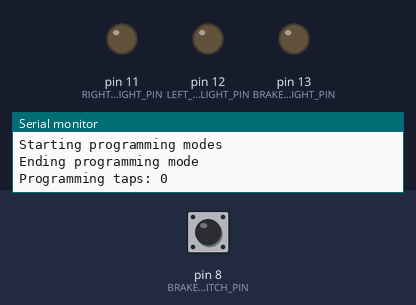
The sketch below on a simulated Arduino Uno, built with avr-gcc and run on an emulated ATmega328P. On the bench: output pins drawn as LEDs (lit = HIGH), the last lines printed to the serial monitor. Inputs (shaded band) come from the test bench; at power-on: pin 8 (BRAKE_SWITCH_PIN) HIGH. Pins used as bus, display or sensor lines are not drawn.

Above: at 5.5 s.
5.6 s: pin 8 (BRAKE_SWITCH_PIN) pulled LOW for 0.15 s
At 7.5 s:
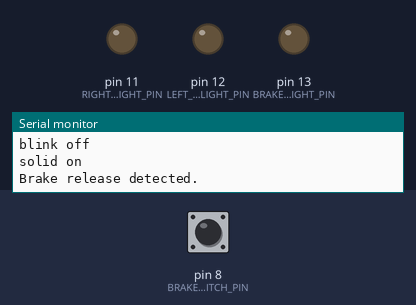
8.6 s: pin 8 (BRAKE_SWITCH_PIN) pulled LOW for 3.2 s
At 10.8 s:
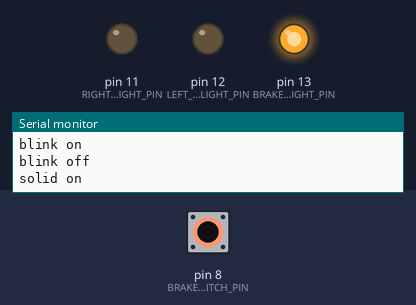
Timing chart, 0 to 13.3 s (numbered marks = the images above; inputs shaded):
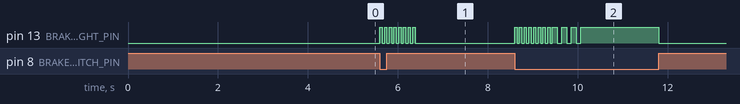

Measured:
- after the input at 5.6 s, pin 13 (BRAKE_LIGHT_PIN): alternates HIGH for 0.05 s and LOW for 0.05 s, 16 changes in all, then stays LOW, starting at once
- after the input at 8.6 s, pin 13 (BRAKE_LIGHT_PIN): goes 8 × (HIGH 0.05 s, LOW 0.05 s), 3 × (HIGH 0.10 s, LOW 0.11 s), HIGH 1.7 s, then LOW, starting at once

The sketch:

marlights_ino.ino
```cpp
// switch pins
#define RIGHT_BLINKER_SWITCH_PIN 3
#define LEFT_BLINKER_SWITCH_PIN 4
#define BRAKE_SWITCH_PIN 8

// light pins
#define BRAKE_LIGHT_PIN 13 // This pin used to turn on brake light
#define POWER_PWM_PIN 5 // PWM for light power source
#define LEFT_BLINKER_LIGHT_PIN 12 // This pin used to turn on brake light
#define RIGHT_BLINKER_LIGHT_PIN 11 // This pin used to turn on brake light

#define MILLIS_MULTIPLIER 7 // Since we changed PWM freq, millis now reports milliseconds *7

#define LOW_PWM 177 // dim value of 50Hz flicker
#define HIGH_PWM 255 // bright value of 50Hz flicker

#define SHORT_DELAY 60
#define LONG_DELAY 120
#define BLINKER_DELAY 400

#define BRAKE_ON 0
#define BRAKE_OFF 1

#define BLINKER_STATUS_OFF 0
#define BLINKER_STATUS_LEFT 1
#define BLINKER_STATUS_RIGHT 2

#define PROGRAMMING_DELAY_MILLISECONDS 5000 // time to wait for programming input


enum VOLTAGE_STATE {
    VOLTAGE_STATE_UNKNOWN,
    VOLTAGE_STATE_TOO_LOW,
    VOLTAGE_STATE_NON_CHARGING,
    VOLTAGE_STATE_CHARGING,
    VOLTAGE_STATE_TOO_HIGH
};

enum LED_COLOR {
    LED_COLOR_OFF,
    LED_COLOR_RED,
    LED_COLOR_GREEN,
    LED_COLOR_ORANGE,
    LED_COLOR_BLUE
};

static VOLTAGE_STATE v_state = VOLTAGE_STATE_UNKNOWN;

void setLed(LED_COLOR ledColor)
{
}

// this is running at 60Hz
ISR(TIMER1_COMPA_vect){  //change the 0 to 1 for timer1 and 2 for timer2
    // used to toggle power to all pins.

    // 0 is off
    static int blinkStatus = BLINKER_STATUS_OFF;
    static unsigned long blinkerStartTime;

    // used to track the blinking voltage light.
    static unsigned char voltage_counter = 0;


    /*--This controls the MOSFET that gives our lights a 60Hz flicker---*/
    static bool isOn = 0;
    if (isOn)
    {
        // Set to low brightness
         analogWrite(POWER_PWM_PIN, LOW_PWM);
         isOn = 0;
    }
   else
   {
     // Set to high brightness
     analogWrite(POWER_PWM_PIN, HIGH_PWM);
     isOn = 1;
   }
    /*-------------------------------------------------------------------*/

#ifdef FEATURE_VOLTAGE_DETECT
    /*----Voltage light blink---*/
    if (v_state == VOLTAGE_STATE_TOO_LOW)
    {
        // voltage low, blink orange
        if (voltage_counter <= 30)
        {
            // turn led on orange
            setLed(LED_COLOR_ORANGE);
        }
        else
        {
            // shut led off
            setLed(LED_COLOR_OFF);
        }

    }
    else if (v_state == VOLTAGE_STATE_TOO_HIGH)
    {
        // voltage low, blink RED
        if (voltage_counter <= 30)
        {
            // turn led on red
            setLed(LED_COLOR_RED);
        }
        else
        {
            // shut led off
            setLed(LED_COLOR_OFF);
        }
    }
    else if (v_state == VOLTAGE_STATE_CHARGING)
    {
        // normal operations solid green light
        setLed(LED_COLOR_GREEN);
    }
    else if (v_state == VOLTAGE_STATE_NON_CHARGING)
    {
        // Probably not charging, orange light
        setLed(LED_COLOR_ORANGE);
    }
    else
    {
        // shouldn't be here.  turn led blue
    }
    if (voltage_counter >= 60)
    {
        // reset the voltage counter.
        voltage_counter = 0;
    }
    /*--------------------------*/
#endif


    /* We're assuming only one blinker will be present at a time.*/
#ifdef BLINKER_SUPPORT
    // handle left blinker stuffs
    if (digitalRead(LEFT_BLINKER_SWITCH_PIN) == LOW)
    {
#ifdef EXTERNAL_FLASHER
#else
        if (blinkStatus == BLINKER_STATUS_OFF)
        {
            // was off, now on, set start time
            blinkerStartTime = millis() / MILLIS_MULTIPLIER;
            digitalWrite(LEFT_BLINKER_LIGHT_PIN, HIGH);
        }
        if (((millis() / MILLIS_MULTIPLIER) - blinkerStartTime) > BLINKER_DELAY)
        {
            // toggle blinker
            digitalWrite(LEFT_BLINKER_LIGHT_PIN, !digitalRead(LEFT_BLINKER_LIGHT_PIN));

            // reset starttime
            blinkerStartTime = millis() / MILLIS_MULTIPLIER;
        }

        blinkStatus = BLINKER_STATUS_LEFT;
#endif
    }
    else if (digitalRead(LEFT_BLINKER_SWITCH_PIN) == HIGH)
    {
#ifdef EXTERNAL_FLASHER
#else
        // if it was on, but isn't, make sure we shut it off
        digitalWrite(LEFT_BLINKER_LIGHT_PIN, LOW);
#endif
    }

    // handle right blinker
    if (digitalRead(RIGHT_BLINKER_SWITCH_PIN) == LOW)
    {
#ifdef EXTERNAL_FLASHER
#else
        if (blinkStatus == BLINKER_STATUS_OFF)
        {
            // was off, now on, set start time
            blinkerStartTime = millis() / MILLIS_MULTIPLIER;
            digitalWrite(RIGHT_BLINKER_LIGHT_PIN, HIGH);
        }
        if (((millis() / MILLIS_MULTIPLIER) - blinkerStartTime) > BLINKER_DELAY)
        {
            // toggle blinker
            digitalWrite(RIGHT_BLINKER_LIGHT_PIN, !digitalRead(RIGHT_BLINKER_LIGHT_PIN));

            // reset starttime
            blinkerStartTime = millis() / MILLIS_MULTIPLIER;
        }

        blinkStatus = BLINKER_STATUS_RIGHT;
#endif
    }
    else if (digitalRead(RIGHT_BLINKER_SWITCH_PIN) == HIGH)
    {
#ifdef EXTERNAL_FLASHER
#else
        // if it was on, but isn't, make sure we shut it off
        digitalWrite(RIGHT_BLINKER_LIGHT_PIN, LOW);
#endif
    }
#endif

    // toggle voltage led blink


}

void setup()
{
  pinMode(POWER_PWM_PIN, OUTPUT);
  pinMode(BRAKE_LIGHT_PIN, OUTPUT);
  pinMode(LEFT_BLINKER_LIGHT_PIN, OUTPUT);
  pinMode(RIGHT_BLINKER_LIGHT_PIN, OUTPUT);


  pinMode(BRAKE_SWITCH_PIN, INPUT_PULLUP);
  pinMode(LEFT_BLINKER_SWITCH_PIN, INPUT_PULLUP);
  pinMode(RIGHT_BLINKER_SWITCH_PIN, INPUT_PULLUP);

  pinMode(13, OUTPUT);

  Serial.begin(9600);
  cli();

  // Set pwm for pins 5 & 6 to 7kHz
  // this is to control the output of the power pins
  // since we're fluctuatig between low and high power.
  // We use timer 1 (ISR) to mudulate at 60Hz
  TCCR0B = TCCR0B & 0b11111000 | 2;


  //set timer1 interrupt at 1Hz
  TCCR1A = 0;// set entire TCCR1A register to 0
  TCCR1B = 0;// same for TCCR1B
  TCNT1  = 0;//initialize counter value to 0
  // set compare match register for 50hz increments
  OCR1A = 312;// = (16*10^6) / (50*1024) - 1 (must be <65536)
  // turn on CTC mode
  TCCR1B |= (1 << WGM12);
  // Set CS10 and CS12 bits for 1024 prescaler
  TCCR1B |= (1 << CS12) | (1 << CS10);
  // enable timer compare interrupt
  TIMSK1 |= (1 << OCIE1A);

  sei();

  unsigned long startTime;
  int brakeTapCount = 0; // Count the number of brake taps while in programming mode
  unsigned long brakeTapStart = 0; // used for debouncing brake tap


  Serial.println("Starting programming modes");
  startTime = millis();

  unsigned long programmingTime = millis() - startTime;

  while (programmingTime < (unsigned long)PROGRAMMING_DELAY_MILLISECONDS*MILLIS_MULTIPLIER)
  {

      if ((digitalRead(BRAKE_SWITCH_PIN) == BRAKE_ON) && ((millis() - brakeTapStart) > (300 * MILLIS_MULTIPLIER)))
      {
        digitalWrite(BRAKE_LIGHT_PIN, HIGH);
        Serial.println("Tap Detected");
        brakeTapStart = millis();
        brakeTapCount++;
        // We could get stuck in here if the user never lets go of the brake
        while(digitalRead(BRAKE_SWITCH_PIN) == BRAKE_ON);
        digitalWrite(BRAKE_LIGHT_PIN, LOW);

      }
      programmingTime = millis() - startTime;


  }
  Serial.println("Ending programming mode");
  Serial.print("Programming taps: ");
  Serial.println(brakeTapCount);

  if(brakeTapCount == 4)
  {
    unsigned long startTime;
    unsigned long counter = 0;
    // emergency flasher mode
    while(digitalRead(BRAKE_SWITCH_PIN) == BRAKE_OFF)
    {
      startTime = millis()/MILLIS_MULTIPLIER;
      digitalWrite(BRAKE_LIGHT_PIN, HIGH);
      while(((millis()/MILLIS_MULTIPLIER)-startTime) < 900);

      startTime = millis()/MILLIS_MULTIPLIER;
      digitalWrite(BRAKE_LIGHT_PIN, LOW);
      while(((millis()/MILLIS_MULTIPLIER)-startTime) < 900);
    }
  }
}

// This takes care of the light blinking when the brake is depressed
void lightBlink()
{

  int blinkPulses = 4;
  unsigned long startTime;
  Serial.println("starting blink sequence");

  // perform 8 short blinks
  for(int i = 0; i < 8; i++)
  {
    Serial.println("blink on");
    digitalWrite(BRAKE_LIGHT_PIN, HIGH);
    startTime = millis()/MILLIS_MULTIPLIER;
    while(((millis()/MILLIS_MULTIPLIER)-startTime) < SHORT_DELAY);


    digitalWrite(BRAKE_LIGHT_PIN, LOW);
    Serial.println("blink off");
    startTime = millis()/MILLIS_MULTIPLIER;
    while(((millis()/MILLIS_MULTIPLIER)-startTime) < SHORT_DELAY);
  }

  // long blink
  for(int i = 0; i < 3; i++)
  {
    // break out early if brake has been released.
    if(digitalRead(BRAKE_SWITCH_PIN) == BRAKE_OFF)
    {
      break;
    }
    Serial.println("blink on");
    digitalWrite(BRAKE_LIGHT_PIN, HIGH);
    startTime = millis()/MILLIS_MULTIPLIER;
    while(((millis()/MILLIS_MULTIPLIER)-startTime) < LONG_DELAY);

    // break out early if brake has been released.
    if(digitalRead(BRAKE_SWITCH_PIN) == BRAKE_OFF)
    {
      break;
    }

    digitalWrite(BRAKE_LIGHT_PIN, LOW);
    Serial.println("blink off");
    startTime = millis()/MILLIS_MULTIPLIER;
    while(((millis()/MILLIS_MULTIPLIER)-startTime) < LONG_DELAY);
  }

  Serial.println("solid on");
  digitalWrite(BRAKE_LIGHT_PIN, HIGH);


}

void updateVoltageStatus()
{
    // read analog value

    // if > 15V flash red
    v_state = VOLTAGE_STATE_TOO_HIGH;

    // if 13.5 to 15, solid green
    v_state = VOLTAGE_STATE_CHARGING;

    // if 12.5 to 13.5 solid orange
    v_state = VOLTAGE_STATE_NON_CHARGING;

    // if < 12.2 blink orange
    v_state = VOLTAGE_STATE_TOO_LOW;


}

void doStuff()
{
    // Do other things
    updateVoltageStatus();
}

void loop()
{
    //
    digitalWrite(BRAKE_LIGHT_PIN, LOW);
    delay(100);// debounce any previous release
    while (digitalRead(BRAKE_SWITCH_PIN) == BRAKE_OFF)
    {
        doStuff();
    }

    // when brake hit is detected, blink the light.
    lightBlink();

    // wait for the brake to be released
    while (digitalRead(BRAKE_SWITCH_PIN) == BRAKE_ON)
    {
        doStuff();
    }

    // Brake was released,
    Serial.println("Brake release detected.");
    digitalWrite(BRAKE_LIGHT_PIN, LOW);


}
```
